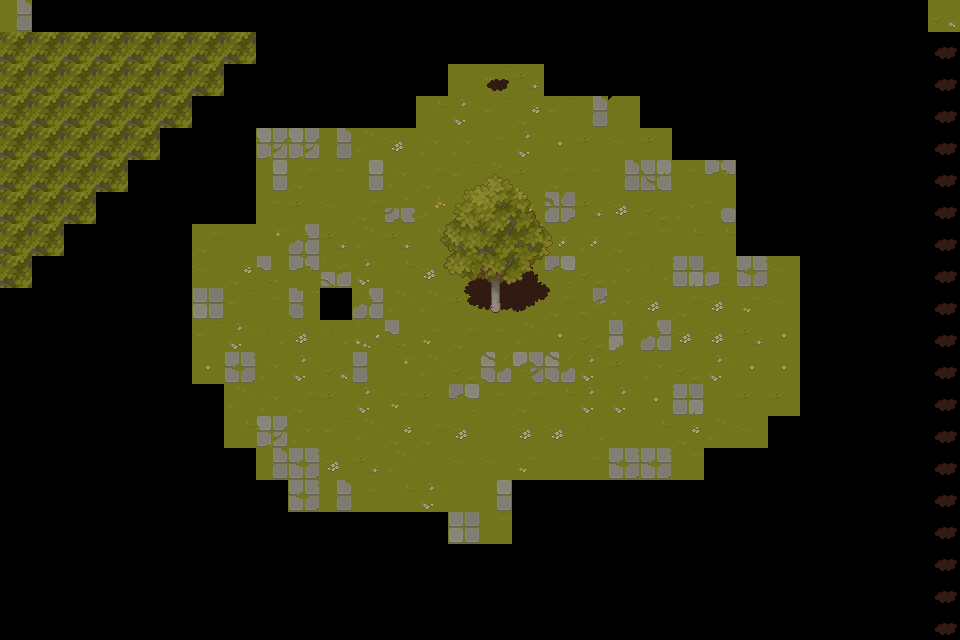

Rendered tile map (Tiled .tmx) drawn with the repository's tilesets; below, a short description and the full map source, tile grids included:
An orthogonal 30x20 tile map with 32x32 px tiles, 3 tile layers (GROUND, SHADOWS, OBJECTS), 3 tilesets.

<map version="1.10" tiledversion="1.11.0" orientation="orthogonal" renderorder="right-down" width="30" height="20" tilewidth="32" tileheight="32" infinite="0" nextlayerid="5" nextobjectid="3">
 <editorsettings>
  <export target="tilesets/map.json" format="json" />
 </editorsettings>
 <tileset firstgid="1" name="TX Plant" tilewidth="32" tileheight="32" tilecount="256" columns="16">
  <image source="tilesets/TX Plant.png" width="512" height="512" />
 </tileset>
 <tileset firstgid="257" name="TX Shadow Plant" tilewidth="32" tileheight="32" tilecount="256" columns="16">
  <image source="tilesets/TX Shadow Plant.png" width="512" height="512" />
 </tileset>
 <tileset firstgid="513" name="Grass" tilewidth="32" tileheight="32" tilecount="64" columns="8">
  <image source="tilesets/TX Tileset Grass.png" width="256" height="256" />
 </tileset>
 <layer id="1" name="GROUND" width="30" height="20">
  <data encoding="csv">
555,0,0,0,0,0,0,0,0,0,0,0,0,0,0,0,0,0,0,0,0,0,0,0,0,0,0,0,0,520,
0,0,0,0,0,0,0,0,0,0,0,0,0,0,0,0,0,0,0,0,0,0,0,0,0,0,0,0,0,0,
0,0,0,0,0,0,0,0,0,0,0,0,0,0,516,515,518,0,0,0,0,0,0,0,0,0,0,0,0,0,
0,0,0,0,0,0,0,0,0,0,0,0,0,523,534,515,526,515,555,575,0,0,0,0,0,0,0,0,0,0,
0,0,0,0,0,0,0,0,554,554,555,530,525,531,531,529,534,517,514,521,514,5,0,0,0,0,0,0,0,0,
0,0,0,0,0,0,0,0,547,522,529,547,531,522,515,530,514,522,529,555,561,529,559,0,0,0,0,0,0,0,
0,0,0,0,0,0,0,0,529,514,521,522,552,527,522,542,535,562,518,525,516,531,568,0,0,0,0,0,0,0,
0,0,0,0,0,0,522,513,536,573,518,530,518,523,564,573,563,535,535,522,532,523,523,0,0,0,0,0,0,0,
0,0,0,0,0,0,521,526,565,559,551,534,523,525,515,572,513,558,516,531,524,546,567,553,521,0,0,0,0,0,
0,0,0,0,0,0,545,515,529,564,1,573,530,530,514,515,529,522,571,531,525,522,525,533,521,0,0,0,0,0,
0,0,0,0,0,0,515,534,524,525,528,541,565,533,522,529,530,517,516,556,573,525,525,518,517,0,0,0,0,0,
0,0,0,0,0,0,517,553,531,534,520,548,536,530,516,574,570,574,534,514,531,516,534,517,517,0,0,0,0,0,
0,0,0,0,0,0,0,530,531,522,514,534,533,514,558,529,522,523,534,534,517,546,513,514,514,0,0,0,0,0,
0,0,0,0,0,0,0,523,554,531,515,530,526,522,525,513,525,525,524,513,523,526,530,521,0,0,0,0,0,0,
0,0,0,0,0,0,0,0,555,553,525,518,530,513,521,521,533,513,529,553,553,532,0,0,0,0,0,0,0,0,
0,0,0,0,0,0,0,0,0,553,555,529,523,534,513,547,0,0,0,0,0,0,0,0,0,0,0,0,0,0,
0,0,0,0,0,0,0,0,0,0,0,0,0,0,545,532,0,0,0,0,0,0,0,0,0,0,0,0,0,0,
0,0,0,0,0,0,0,0,0,0,0,0,0,0,0,0,0,0,0,0,0,0,0,0,0,0,0,0,0,0,
0,0,0,0,0,0,0,0,0,0,0,0,0,0,0,0,0,0,0,0,0,0,0,0,0,0,0,0,0,0,
0,0,0,0,0,0,0,0,0,0,0,0,0,0,0,0,0,0,0,0,0,0,0,0,0,0,0,0,0,0
</data>
 </layer>
 <layer id="2" name="SHADOWS" width="30" height="20">
  <data encoding="csv">
0,0,0,0,0,0,0,0,0,0,0,0,0,0,0,0,0,0,0,0,0,0,0,0,0,0,0,0,0,0,
0,0,0,0,0,0,0,0,0,0,0,0,0,0,0,0,0,0,0,0,0,0,0,0,0,0,0,0,0,354,
0,0,0,0,0,0,0,0,0,0,0,0,0,0,0,0,0,0,0,0,0,0,0,0,0,0,0,0,0,354,
0,0,0,0,0,0,0,0,0,0,0,0,0,0,0,0,0,0,0,0,0,0,0,0,0,0,0,0,0,354,
0,0,0,0,0,0,0,0,0,0,0,0,0,0,0,0,0,0,0,0,0,0,0,0,0,0,0,0,0,354,
0,0,0,0,0,0,0,0,0,0,0,0,0,0,0,0,0,0,0,0,0,0,0,0,0,0,0,0,0,354,
0,0,0,0,0,0,0,0,0,0,0,0,0,0,0,0,0,0,0,0,0,0,0,0,0,0,0,0,0,354,
0,0,0,0,0,0,0,0,0,0,0,0,0,0,0,0,0,0,0,0,0,0,0,0,0,0,0,0,0,354,
0,0,0,0,0,0,0,0,0,0,0,0,0,0,306,307,308,309,0,0,0,0,0,0,0,0,0,0,0,354,
0,0,0,0,0,0,0,0,0,0,0,0,0,0,322,323,324,325,0,0,0,0,0,0,0,0,0,0,0,354,
0,0,0,0,0,0,0,0,0,0,0,0,0,0,0,0,0,0,0,0,0,0,0,0,0,0,0,0,0,354,
0,0,0,0,0,0,0,0,0,0,0,0,0,0,0,0,0,0,0,0,0,0,0,0,0,0,0,0,0,354,
0,0,0,0,0,0,0,0,0,0,0,0,0,0,0,0,0,0,0,0,0,0,0,0,0,0,0,0,0,354,
0,0,0,0,0,0,0,0,0,0,0,0,0,0,0,0,0,0,0,0,0,0,0,0,0,0,0,0,0,354,
0,0,0,0,0,0,0,0,0,0,0,0,0,0,0,0,0,0,0,0,0,0,0,0,0,0,0,0,0,354,
0,0,0,0,0,0,0,0,0,0,0,0,0,0,0,0,0,0,0,0,0,0,0,0,0,0,0,0,0,354,
0,0,0,0,0,0,0,0,0,0,0,0,0,0,0,0,0,0,0,0,0,0,0,0,0,0,0,0,0,354,
0,0,0,0,0,0,0,0,0,0,0,0,0,0,0,0,0,0,0,0,0,0,0,0,0,0,0,0,0,354,
0,0,0,0,0,0,0,0,0,0,0,0,0,0,0,0,0,0,0,0,0,0,0,0,0,0,0,0,0,354,
0,0,0,0,0,0,0,0,0,0,0,0,0,0,0,0,0,0,0,0,0,0,0,0,0,0,0,0,0,354
</data>
 </layer>
 <layer id="3" name="OBJECTS" width="30" height="20">
  <data encoding="csv">
0,0,0,0,0,0,0,0,0,0,0,0,0,0,0,0,0,0,0,0,0,0,0,0,0,0,0,0,0,0,
35,35,35,35,35,35,35,35,0,0,0,0,0,0,0,0,0,0,0,0,0,0,0,0,0,0,0,0,0,0,
35,35,35,35,35,35,35,0,0,0,0,0,0,0,513,354,0,0,0,0,0,0,0,0,0,0,0,0,0,0,
35,35,35,35,35,35,0,0,0,0,0,0,0,0,0,0,0,0,0,0,0,0,0,0,0,0,0,0,0,0,
35,35,35,35,35,0,0,0,0,0,0,0,0,0,0,0,0,0,0,0,0,0,0,0,0,0,0,0,0,0,
35,35,35,35,0,0,0,0,0,0,0,0,0,1,2,3,4,5,0,0,0,0,0,0,0,0,0,0,0,0,
35,35,35,0,0,0,0,0,0,0,0,0,0,17,18,19,20,21,0,0,0,0,0,0,0,0,0,0,0,0,
35,35,0,0,0,0,0,0,0,0,0,0,0,33,34,35,36,37,0,0,0,0,0,0,0,0,0,0,0,0,
35,0,0,0,0,0,0,0,0,0,0,0,0,49,50,51,52,53,0,0,0,0,0,0,0,0,0,0,0,0,
0,0,0,0,0,0,0,0,0,0,0,0,0,65,66,67,68,69,0,0,0,0,0,0,0,0,0,0,0,0,
0,0,0,0,0,0,0,0,0,0,0,0,0,0,0,0,0,0,0,0,0,0,0,0,0,0,0,0,0,0,
0,0,0,0,0,0,0,0,0,0,0,0,0,0,0,0,0,0,0,0,0,0,0,0,0,0,0,0,0,0,
0,0,0,0,0,0,0,0,0,0,0,0,0,0,0,0,0,0,0,0,0,0,0,0,0,0,0,0,0,0,
0,0,0,0,0,0,0,0,0,0,0,0,0,0,0,0,0,0,0,0,0,0,0,0,0,0,0,0,0,0,
0,0,0,0,0,0,0,0,0,0,0,0,0,0,0,0,0,0,0,0,0,0,0,0,0,0,0,0,0,0,
0,0,0,0,0,0,0,0,0,0,0,0,0,0,0,0,0,0,0,0,0,0,0,0,0,0,0,0,0,0,
0,0,0,0,0,0,0,0,0,0,0,0,0,0,0,0,0,0,0,0,0,0,0,0,0,0,0,0,0,0,
0,0,0,0,0,0,0,0,0,0,0,0,0,0,0,0,0,0,0,0,0,0,0,0,0,0,0,0,0,0,
0,0,0,0,0,0,0,0,0,0,0,0,0,0,0,0,0,0,0,0,0,0,0,0,0,0,0,0,0,0,
0,0,0,0,0,0,0,0,0,0,0,0,0,0,0,0,0,0,0,0,0,0,0,0,0,0,0,0,0,0
</data>
 </layer>
</map>
